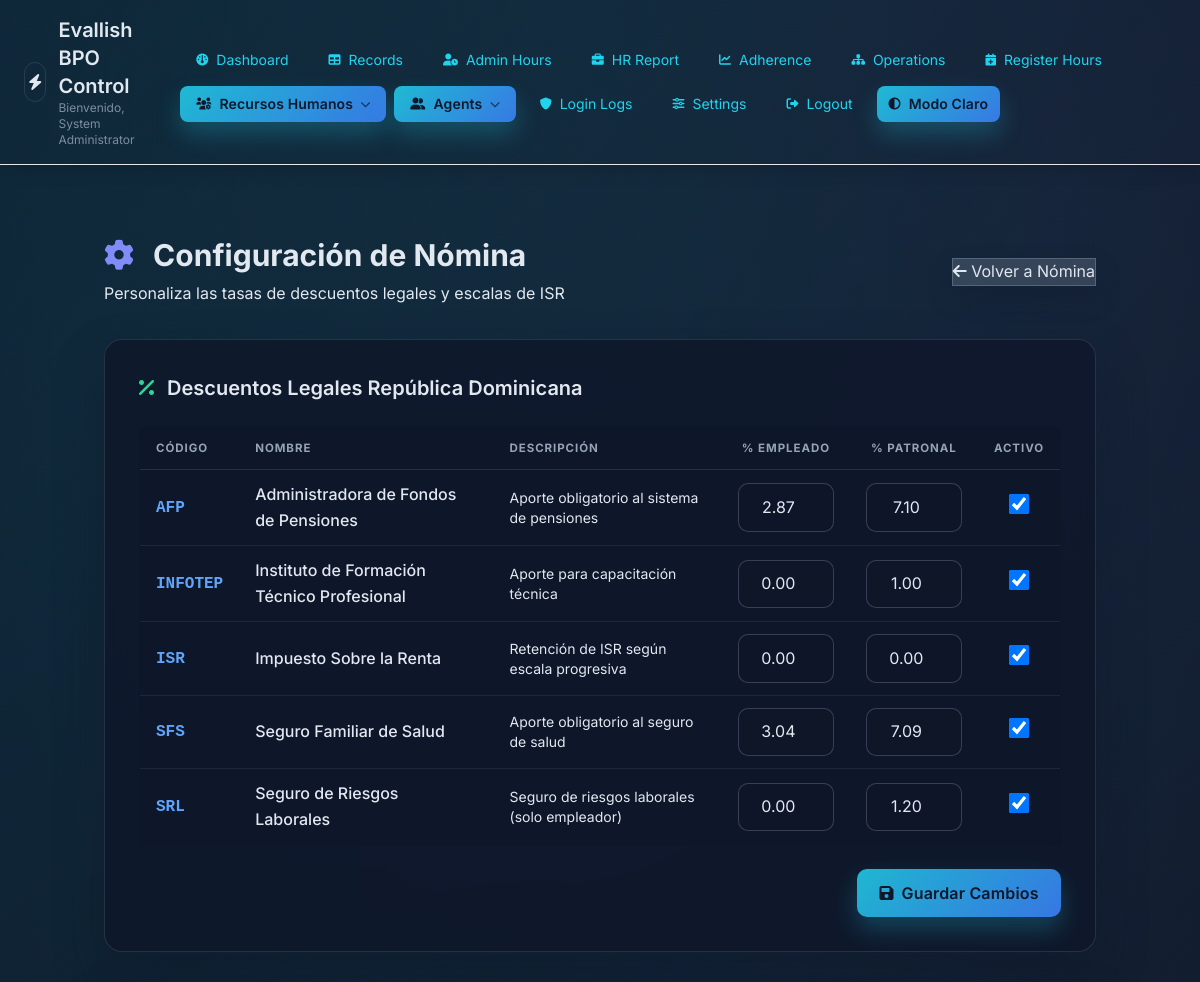
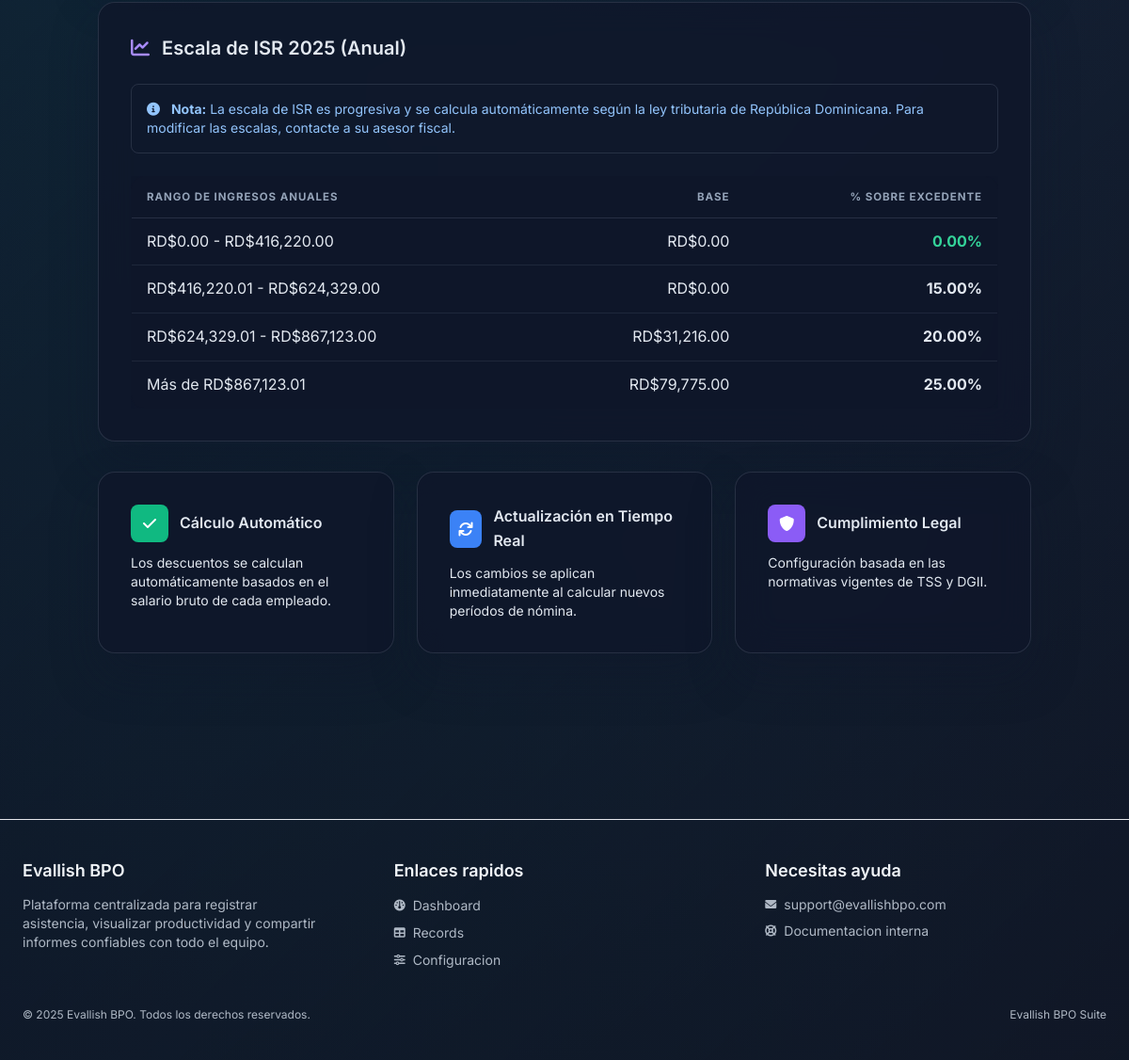
The page /hr/payroll_settings.php (signed in) on the database its author committed (2 pictures, top to bottom).
### tables this page shows
CREATE TABLE `payroll_deduction_config` (
  `id` int(11) NOT NULL,
  `code` varchar(50) NOT NULL COMMENT 'AFP, SFS, ISR, etc',
  `name` varchar(100) NOT NULL,
  `description` text DEFAULT NULL,
  `type` enum('PERCENTAGE','FIXED','PROGRESSIVE') NOT NULL DEFAULT 'PERCENTAGE',
  `employee_percentage` decimal(5,2) DEFAULT 0.00 COMMENT 'Porcentaje empleado',
  `employer_percentage` decimal(5,2) DEFAULT 0.00 COMMENT 'Porcentaje empleador',
  `fixed_amount` decimal(10,2) DEFAULT 0.00,
  `is_active` tinyint(1) DEFAULT 1,
  `is_mandatory` tinyint(1) DEFAULT 1 COMMENT 'Si es obligatorio por ley',
  `applies_to_salary` tinyint(1) DEFAULT 1,
  `created_at` timestamp NOT NULL DEFAULT current_timestamp(),
  `updated_at` timestamp NULL DEFAULT NULL ON UPDATE current_timestamp()
);

CREATE TABLE `payroll_isr_scales` (
  `id` int(11) NOT NULL,
  `min_amount` decimal(12,2) NOT NULL,
  `max_amount` decimal(12,2) DEFAULT NULL COMMENT 'NULL = sin límite superior',
  `base_tax` decimal(12,2) NOT NULL DEFAULT 0.00,
  `excess_rate` decimal(5,2) NOT NULL DEFAULT 0.00 COMMENT 'Porcentaje sobre excedente',
  `year` int(11) NOT NULL DEFAULT 2025,
  `is_active` tinyint(1) DEFAULT 1,
  `created_at` timestamp NOT NULL DEFAULT current_timestamp()
);

### hr/payroll_settings.php (the view, shortened to what this page needs)
<?php
require_once '../db.php';
$theme = $_SESSION['theme'] ?? 'dark';
$bodyClass = $theme === 'light' ? 'theme-light' : 'theme-dark';
$deductions = $pdo->query("SELECT * FROM payroll_deduction_config ORDER BY code")->fetchAll(PDO::FETCH_ASSOC);
$isrScales = $pdo->query("SELECT * FROM payroll_isr_scales WHERE year = 2025 ORDER BY min_amount")->fetchAll(PDO::FETCH_ASSOC);
?>
<!DOCTYPE html>
<html lang="es">
<head>
    <link href="https://cdn.jsdelivr.net/npm/tailwindcss@2.2.19/dist/tailwind.min.css" rel="stylesheet">
    <link href="https://cdnjs.cloudflare.com/ajax/libs/font-awesome/6.0.0/css/all.min.css" rel="stylesheet">
    <link href="../assets/css/theme.css" rel="stylesheet">
</head>
<body class="<?= htmlspecialchars($bodyClass) ?>">
    <?php include '../header.php'; ?>
    <div class="container mx-auto px-4 py-8">
        <div class="flex justify-between items-center mb-8">
            <div>
                <h1 class="text-3xl font-bold mb-2">
                    <i class="fas fa-cog text-indigo-400 mr-3"></i>
                    Configuración de Nómina
                </h1>
                <p class="text-slate-400">Personaliza las tasas de descuentos legales y escalas de ISR</p>
            </div>
            <a href="payroll.php" class="btn-secondary">
                <i class="fas fa-arrow-left"></i>
                Volver a Nómina
            </a>
        </div>
        <div class="glass-card mb-8">
            <h2 class="text-xl font-semibold mb-6">
                <i class="fas fa-percentage text-green-400 mr-2"></i>
                Descuentos Legales República Dominicana
            </h2>
            <form method="POST">
                <div class="overflow-x-auto">
                    <table class="w-full">
                        <thead>
                            <tr class="border-b border-slate-700">
                                <th class="text-left py-3 px-4">Código</th>
                                <th class="text-left py-3 px-4">Nombre</th>
                                <th class="text-left py-3 px-4">Descripción</th>
                                <th class="text-center py-3 px-4">% Empleado</th>
                                <th class="text-center py-3 px-4">% Patronal</th>
                                <th class="text-center py-3 px-4">Activo</th>
                            </tr>
                        </thead>
                        <tbody>
                            <?php foreach ($deductions as $deduction): ?>
                                <tr class="border-b border-slate-800">
                                    <td class="py-3 px-4">
                                        <span class="font-mono font-bold text-blue-400"><?= htmlspecialchars($deduction['code']) ?></span>
                                    </td>
                                    <td class="py-3 px-4 font-medium"><?= htmlspecialchars($deduction['name']) ?></td>
                                    <td class="py-3 px-4 text-sm text-slate-400"><?= htmlspecialchars($deduction['description']) ?></td>
                                    <td class="py-3 px-4">
                                        <input type="number"
                                               name="deductions[<?= $deduction['id'] ?>][employee_percentage]"
                                               value="<?= $deduction['employee_percentage'] ?>"
                                               step="0.01"
                                               min="0"
                                               max="100"
                                               class="form-control text-center w-24"
                                               <?= $deduction['code'] === 'ISR' ? 'readonly' : '' ?>>
                                    </td>
                                    <td class="py-3 px-4">
                                        <input type="number"
                                               name="deductions[<?= $deduction['id'] ?>][employer_percentage]"
                                               value="<?= $deduction['employer_percentage'] ?>"
                                               step="0.01"
                                               min="0"
                                               max="100"
                                               class="form-control text-center w-24"
                                               <?= $deduction['code'] === 'ISR' ? 'readonly' : '' ?>>
                                    </td>
                                    <td class="py-3 px-4 text-center">
                                        <input type="checkbox"
                                               name="deductions[<?= $deduction['id'] ?>][is_active]"
                                               <?= $deduction['is_active'] ? 'checked' : '' ?>
                                               class="form-checkbox h-5 w-5 text-blue-600">
                                    </td>
                                </tr>
                            <?php endforeach; ?>
                        </tbody>
                    </table>
                </div>
                <div class="mt-6 flex justify-end">
                    <button type="submit" class="btn-primary">
                        <i class="fas fa-save"></i>
                        Guardar Cambios
                    </button>
                </div>
            </form>
        </div>
        <div class="glass-card">
            <h2 class="text-xl font-semibold mb-6">
                <i class="fas fa-chart-line text-purple-400 mr-2"></i>
                Escala de ISR 2025 (Anual)
            </h2>
            <div class="bg-blue-500/10 border border-blue-500/30 rounded-lg p-4 mb-6">
                <p class="text-sm text-blue-300">
                    <i class="fas fa-info-circle mr-2"></i>
                    <strong>Nota:</strong> La escala de ISR es progresiva y se calcula automáticamente según la ley tributaria de República Dominicana.
                    Para modificar las escalas, contacte a su asesor fiscal.
                </p>
            </div>
            <div class="overflow-x-auto">
                <table class="w-full">
                    <thead>
                        <tr class="border-b border-slate-700">
                            <th class="text-left py-3 px-4">Rango de Ingresos Anuales</th>
                            <th class="text-right py-3 px-4">Base</th>
                            <th class="text-right py-3 px-4">% sobre Excedente</th>
                        </tr>
                    </thead>
                    <tbody>
                        <?php foreach ($isrScales as $scale): ?>
                            <tr class="border-b border-slate-800">
                                <td class="py-3 px-4">
                                    <?php if ($scale['max_amount']): ?>
                                        RD$<?= number_format($scale['min_amount'], 2) ?> - RD$<?= number_format($scale['max_amount'], 2) ?>
                                    <?php else: ?>
                                        Más de RD$<?= number_format($scale['min_amount'], 2) ?>
                                    <?php endif; ?>
                                </td>
                                <td class="py-3 px-4 text-right">RD$<?= number_format($scale['base_tax'], 2) ?></td>
                                <td class="py-3 px-4 text-right">
                                    <span class="font-bold <?= $scale['excess_rate'] > 0 ? 'text-orange-400' : 'text-green-400' ?>">
                                        <?= $scale['excess_rate'] ?>%
                                    </span>
                                </td>
                            </tr>
                        <?php endforeach; ?>
                    </tbody>
                </table>
            </div>
        </div>
        <div class="grid grid-cols-1 md:grid-cols-3 gap-6 mt-8">
            <div class="glass-card">
                <div class="flex items-center mb-3">
                    <div class="w-10 h-10 rounded-lg flex items-center justify-center bg-green-500 mr-3">
                        <i class="fas fa-check text-white"></i>
                    </div>
                    <h3 class="font-semibold">Cálculo Automático</h3>
                </div>
                <p class="text-sm text-slate-400">
                    Los descuentos se calculan automáticamente basados en el salario bruto de cada empleado.
                </p>
            </div>
            <div class="glass-card">
                <div class="flex items-center mb-3">
                    <div class="w-10 h-10 rounded-lg flex items-center justify-center bg-blue-500 mr-3">
                        <i class="fas fa-sync text-white"></i>
                    </div>
                    <h3 class="font-semibold">Actualización en Tiempo Real</h3>
                </div>
                <p class="text-sm text-slate-400">
                    Los cambios se aplican inmediatamente al calcular nuevos períodos de nómina.
                </p>
            </div>
            <div class="glass-card">
                <div class="flex items-center mb-3">
                    <div class="w-10 h-10 rounded-lg flex items-center justify-center bg-purple-500 mr-3">
                        <i class="fas fa-shield-alt text-white"></i>
                    </div>
                    <h3 class="font-semibold">Cumplimiento Legal</h3>
                </div>
                <p class="text-sm text-slate-400">
                    Configuración basada en las normativas vigentes de TSS y DGII.
                </p>
            </div>
        </div>
    </div>
    <?php include '../footer.php'; ?>
</body>
</html>

### assets/css/theme.css (style rules this page uses)
:root { --bg-primary: #0b1221; --bg-secondary: rgba(15, 23, 42, 0.78); --bg-elevated: rgba(15, 23, 42, 0.88); --bg-hover: rgba(62, 84, 118, 0.45); --text-primary: #e2e8f0; --text-muted: #94a3b8; --accent-cyan: #22d3ee; --accent-emerald: #34d399; --border-soft: rgba(148, 163, 184, 0.18); --shadow-lg: 0 24px 48px rgba(15, 23, 42, 0.4); --radius-lg: 18px; --radius-md: 14px; --radius-sm: 10px; }
*, *::before, *::after { box-sizing: border-box; }
body { min-height: 100vh; margin: 0; font-family: 'Inter', 'Segoe UI', Tahoma, sans-serif; background: radial-gradient(120% 120% at 10% 20%, rgba(34, 211, 238, 0.22), transparent), radial-gradient(80% 100% at 90% 10%, rgba(129, 140, 248, 0.2), transparent), radial-gradient(80% 120% at 50% 0%, rgba(15, 118, 110, 0.25), transparent), var(--bg-primary) !important; background-attachment: fixed; color: var(--text-primary) !important; line-height: 1.6; }
body::before { content: ''; position: fixed; inset: 0; background: linear-gradient(135deg, rgba(15, 23, 42, 0.55), rgba(17, 24, 39, 0.85)); pointer-events: none; z-index: -1; }
a { color: var(--accent-cyan); text-decoration: none; transition: opacity 0.2s ease, color 0.2s ease; }
.glass-card { background: var(--bg-secondary); border-radius: var(--radius-lg); border: 1px solid var(--border-soft); box-shadow: var(--shadow-lg); backdrop-filter: blur(18px); -webkit-backdrop-filter: blur(18px); padding: clamp(1.5rem, 1.5vw + 1rem, 2.25rem); }
.border, .border-gray-100, .border-gray-200, .border-gray-300 { border-color: var(--border-soft) !important; }
.table, table { width: 100%; border-collapse: collapse; background: var(--bg-secondary); color: var(--text-primary); border: 1px solid var(--border-soft); border-radius: var(--radius-md); overflow: hidden; box-shadow: var(--shadow-lg); }
table thead { background: rgba(15, 23, 42, 0.9); }
table thead th { color: var(--text-muted); text-transform: uppercase; font-size: 0.72rem; letter-spacing: 0.08em; padding: 0.85rem 1.1rem; border-bottom: 1px solid rgba(148, 163, 184, 0.18); }
table tbody tr { transition: background 0.2s ease, transform 0.1s ease; }
table tbody tr:nth-child(even) { background: rgba(15, 23, 42, 0.35); }
table td { padding: 0.85rem 1.1rem; border-bottom: 1px solid rgba(148, 163, 184, 0.12); }
input, select, textarea { width: 100%; background: rgba(15, 23, 42, 0.68); color: var(--text-primary); border: 1px solid rgba(148, 163, 184, 0.3); border-radius: var(--radius-sm); padding: 0.65rem 0.85rem; transition: border-color 0.2s ease, box-shadow 0.2s ease; }
input::placeholder, textarea::placeholder { color: rgba(148, 163, 184, 0.6); }
button, .btn-primary { display: inline-flex; align-items: center; justify-content: center; gap: 0.5rem; background: linear-gradient(135deg, rgba(34, 211, 238, 0.85), rgba(59, 130, 246, 0.9)); color: #0f172a; border: none; border-radius: var(--radius-sm); padding: 0.7rem 1.4rem; font-weight: 600; letter-spacing: 0.01em; cursor: pointer; transition: transform 0.18s ease, box-shadow 0.2s ease, opacity 0.18s ease; box-shadow: 0 12px 24px rgba(34, 211, 238, 0.24); }
.btn-secondary { background: rgba(148, 163, 184, 0.25); color: var(--text-primary); border: 1px solid rgba(148, 163, 184, 0.35); box-shadow: 0 12px 24px rgba(15, 23, 42, 0.3); }
.responsive-scroll { width: 100%; overflow-x: auto; -webkit-overflow-scrolling: touch; scrollbar-width: thin; scrollbar-color: rgba(148, 163, 184, 0.4) transparent; }
.responsive-scroll table { min-width: 720px; }
body.theme-dark { --bg-primary: #0b1221; --bg-secondary: rgba(15, 23, 42, 0.82); --bg-elevated: rgba(15, 23, 42, 0.9); --bg-hover: rgba(62, 84, 118, 0.45); --text-primary: #e2e8f0; --text-muted: #94a3b8; --accent-cyan: #22d3ee; --accent-emerald: #34d399; --border-soft: rgba(148, 163, 184, 0.18); --shadow-lg: 0 24px 48px rgba(15, 23, 42, 0.4); }

### rows shown on the page
payroll_deduction_config: code "AFP", name "Administradora de Fondos de Pensiones", description "Aporte obligatorio al sistema de pensiones", id+employee_percentage+code "2.87", id+employer_percentage+code "7.10", is_active "☑"
payroll_deduction_config: code "INFOTEP", name "Instituto de Formación Técnico Profesional", description "Aporte para capacitación técnica", id+employee_percentage+code "0.00", id+employer_percentage+code "1.00", is_active "☑"
payroll_deduction_config: code "ISR", name "Impuesto Sobre la Renta", description "Retención de ISR según escala progresiva", id+employee_percentage+code "0.00", id+employer_percentage+code "0.00", is_active "☑"
payroll_deduction_config: code "SFS", name "Seguro Familiar de Salud", description "Aporte obligatorio al seguro de salud", id+employee_percentage+code "3.04", id+employer_percentage+code "7.09", is_active "☑"
payroll_deduction_config: code "SRL", name "Seguro de Riesgos Laborales", description "Seguro de riesgos laborales (solo empleador)", id+employee_percentage+code "0.00", id+employer_percentage+code "1.20", is_active "☑"
payroll_isr_scales: min_amount "0.00", max_amount "416,220.00", base_tax "0.00", excess_rate "0.00"
payroll_isr_scales: min_amount "416,220.01", max_amount "624,329.00", base_tax "0.00", excess_rate "15.00"
payroll_isr_scales: min_amount "624,329.01", max_amount "867,123.00", base_tax "31,216.00", excess_rate "20.00"
payroll_isr_scales: min_amount "867,123.01", base_tax "79,775.00", excess_rate "25.00"

### other values the page prints
$userDisplayName "System Administrator"
$item['label'] "Dashboard"
$item['label'] "Records"
$item['label'] "Admin Hours"
$item['label'] "HR Report"
$item['label'] "Adherence"
$item['label'] "Operations"
$item['label'] "Register Hours"
$item['label'] "Recursos Humanos"
$item['label'] "Agents"
$item['label'] "Login Logs"
$item['label'] "Settings"
$themeLabel "Modo Claro"
